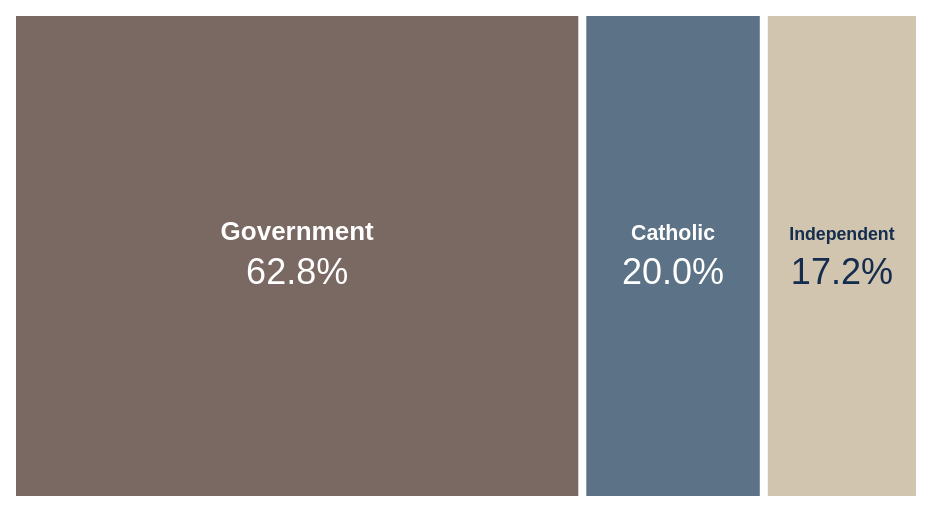

The Vega-Lite source for this figure:
### Vega specification from a JSON file in a GitHub repository (floating-point values rounded to 4 significant figures)
{"$schema": "https://vega.github.io/schema/vega/v5.json", "width": 450, "height": 240, "padding": 8, "background": "transparent", "data": [{"name": "tree", "values": [{"id": "All schools", "parent": null}, {"id": "Government", "parent": "All schools", "value": 2613404}, {"id": "Catholic", "parent": "All schools", "value": 831692}, {"id": "Independent", "parent": "All schools", "value": 715822}], "transform": [{"type": "stratify", "key": "id", "parentKey": "parent"}, {"type": "treemap", "field": "value", "sort": {"field": "value", "order": "descending"}, "method": "squarify", "size": [450, 240], "paddingInner": 4, "paddingOuter": 0}]}, {"name": "leaves", "source": "tree", "transform": [{"type": "filter", "expr": "datum.depth == 1"}]}], "scales": [{"name": "color", "type": "ordinal", "domain": ["Government", "Catholic", "Independent"], "range": ["#7a6962", "#5c7286", "#d1c5af"]}], "marks": [{"type": "rect", "from": {"data": "leaves"}, "encode": {"enter": {"x": {"field": "x0"}, "y": {"field": "y0"}, "x2": {"field": "x1"}, "y2": {"field": "y1"}, "fill": {"scale": "color", "field": "id"}, "tooltip": {"signal": "{'Sector':datum.id,'Enrolments':format(datum.value,',.0f'),'Share':format(datum.value/4160918,'.1%')}"}}}}, {"type": "text", "from": {"data": "leaves"}, "encode": {"enter": {"x": {"signal": "(datum.x0+datum.x1)/2"}, "y": {"signal": "(datum.y0+datum.y1)/2 - 8"}, "align": {"value": "center"}, "text": {"field": "id"}, "font": {"value": "Arial"}, "fontSize": {"signal": "min(13, (datum.x1-datum.x0-12)/7)"}, "fontWeight": {"value": "bold"}, "fill": {"signal": "datum.id === 'Independent' ? '#142d4e' : 'white'"}}}}, {"type": "text", "from": {"data": "leaves"}, "encode": {"enter": {"x": {"signal": "(datum.x0+datum.x1)/2"}, "y": {"signal": "(datum.y0+datum.y1)/2 + 14"}, "align": {"value": "center"}, "text": {"signal": "format(datum.value/4160918,'.1%')"}, "font": {"value": "Arial"}, "fontSize": {"value": 18}, "fill": {"signal": "datum.id === 'Independent' ? '#142d4e' : 'white'"}}}}]}
